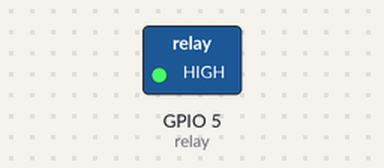
A program run on a simulated Raspberry Pi (BCM pin numbers). Shown: switched loads named in the program (green lamp = pin HIGH). Dashed ring = blinking. What the program prints to the terminal is not drawn.

Above: at 0.2 s.
Timing chart, 0 to 3.0 s (numbered marks = the images above):
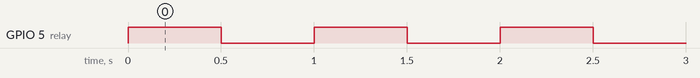

Measured:
- by itself, GPIO 5 (relay): alternates HIGH for 0.50 s and LOW for 0.50 s

The program:

08_relay.py
```python
import time
import board
import digitalio

print("relay!")

relay = digitalio.DigitalInOut(board.D5)
relay.direction = digitalio.Direction.OUTPUT

while True:
    relay.value = True
    time.sleep(0.5)
    relay.value = False
    time.sleep(0.5)
```
